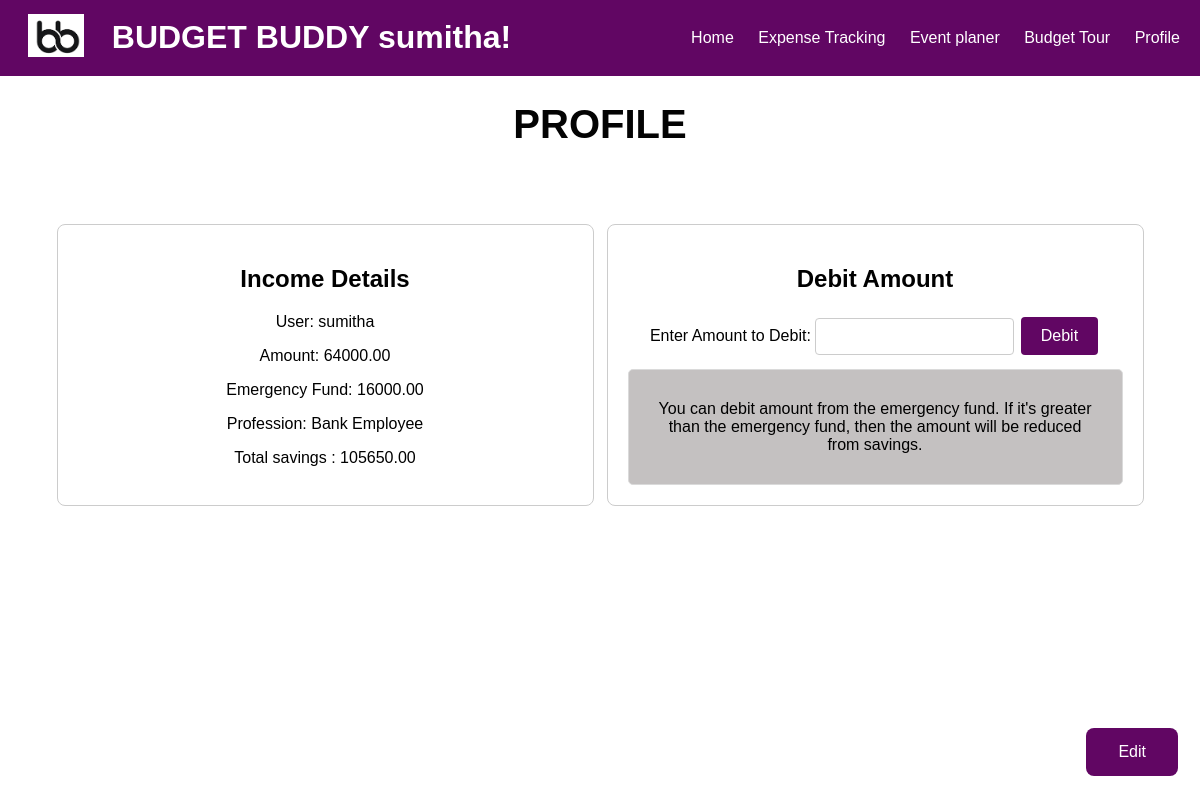
The page /profile/ (signed in) on the database as committed earlier.
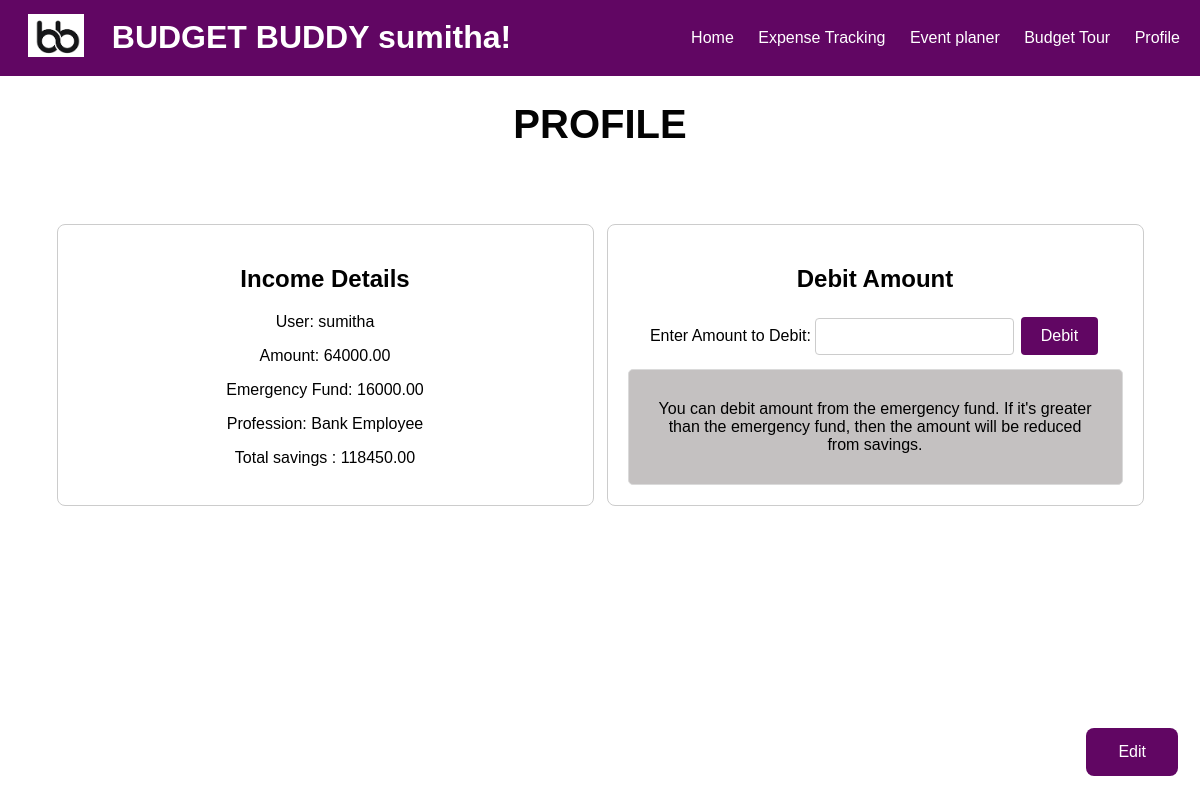
The same page on the database as committed later.
### expenses/models.py (models this page shows, shortened)
class Income(models.Model):
    user = models.ForeignKey(User, on_delete=models.CASCADE)
    amount = models.DecimalField(max_digits=10, decimal_places=2)
    emergency = models.DecimalField(max_digits=10, decimal_places=2, default=0)
    profession = models.CharField(max_length=100, blank=True, null=True)
    savings = models.DecimalField(max_digits=10, decimal_places=2, default=0)
    class Meta:
        managed = True

### expenses/views.py (the view, shortened to what this page needs)
# urls.py: path('profile/', views.profile, name='profile'),
@login_required
def profile(request):
    user_incomes = Income.objects.filter(user=request.user)
    return render(request, 'profile.html', {'user_incomes': user_incomes,})

### expenses/templates/profile.html (shortened to what this page needs)
<!DOCTYPE html>
<html lang="en">
<head>
</head>
<body>
    {% include 'header.html' %}
  <h1 style="color: rgb(3, 3, 3); font-size: 40px; text-align: center;">PROFILE</h1>
  <div class="container">
    <div class="Isection">
      <h2>Income Details</h2>
      {% for income in user_incomes %}
        <p>User: {{ income.user }}</p>
        <p>Amount: {{ income.amount }}</p>
        <p>Emergency Fund: {{ income.emergency }}</p>
        <p>Profession: {{ income.profession }}</p>
        <p>Total savings : {{ income.savings}}</p>
      {% endfor %}
    </div>
    <div class="Dsection">
        <h2>Debit Amount</h2>
        <form action="{% url 'profile' %}" method="post">
            <label for="debit_amount">Enter Amount to Debit:</label>
            <input type="number" id="debit_amount" name="debit_amount" required>
            <button type="submit">Debit</button>
        </form>
        <div id="debit-message" style="background-color: #c4c1c1; padding: 10px; border: 1px solid #dadada; border-radius: 5px; margin-top: 10px; padding: 30px;">
            You can debit amount from the emergency fund. If it's greater than the emergency fund, then the amount will be reduced from savings.
        </div>
    </div>
  </div>
  <div class="next-button-container">
    <a href="{% url 'income' %}">
        <button>Edit</button>
    </a>
</div>
</body>
</html>

Rows that differ between the two databases and show on the page:
changed Income "Bank Employee": savings "105650.00" → "118450.00"
